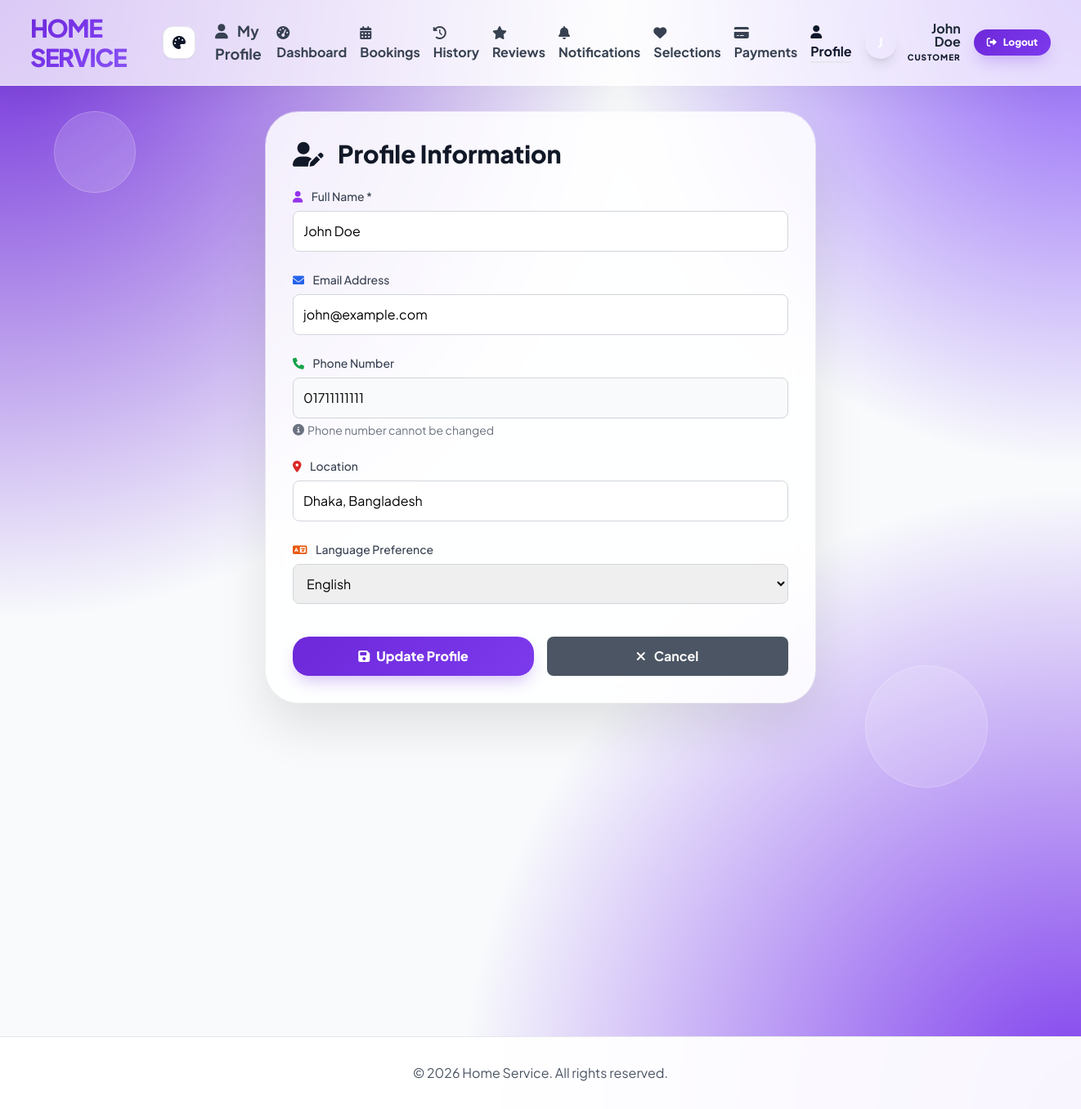
/customer/profile.php (signed in), run on the app's committed database.
### tables this page shows
CREATE TABLE users (
    id INT PRIMARY KEY AUTO_INCREMENT,
    name VARCHAR(100) NOT NULL,
    email VARCHAR(100) UNIQUE,
    phone VARCHAR(20) NOT NULL UNIQUE,
    password VARCHAR(255) NOT NULL,
    language ENUM('en', 'bn') DEFAULT 'en',
    location VARCHAR(100),
    created_at TIMESTAMP DEFAULT CURRENT_TIMESTAMP,
    updated_at TIMESTAMP DEFAULT CURRENT_TIMESTAMP ON UPDATE CURRENT_TIMESTAMP
);

### includes/functions.php (called while the page is built, shortened)
<?php
require_once dirname(__FILE__) . '/../config/database.php';
function isLoggedIn() {
    return isset($_SESSION['user_id']);
}
function getCurrentUser() {
    if (isLoggedIn()) {
        return fetchOne("SELECT * FROM users WHERE id = ?", [$_SESSION['user_id']]);
    }
    return null;
}
function getLanguage() {
    return $_SESSION['language'] ?? 'en';
}
?>

### config/database.php (called while the page is built, shortened)
<?php
function getDBConnection() {
    try {
        $pdo = new PDO("mysql:host=" . DB_HOST . ";dbname=" . DB_NAME . ";charset=utf8", DB_USER, DB_PASS);
        $pdo->setAttribute(PDO::ATTR_ERRMODE, PDO::ERRMODE_EXCEPTION);
        $pdo->setAttribute(PDO::ATTR_DEFAULT_FETCH_MODE, PDO::FETCH_ASSOC);
        $pdo->setAttribute(PDO::ATTR_EMULATE_PREPARES, false);
        return $pdo;
    } catch(PDOException $e) {
        error_log("Database Connection Error: " . $e->getMessage());
        die("Connection failed: " . $e->getMessage());
    }
}
function executeQuery($sql, $params = []) {
    try {
        $pdo = getDBConnection();
        $stmt = $pdo->prepare($sql);
        foreach ($params as $key => $value) {
            if (is_numeric($value)) {
                $stmt->bindValue($key + 1, $value, is_int($value) ? PDO::PARAM_INT : PDO::PARAM_STR);
            } else {
                $stmt->bindValue($key + 1, $value, PDO::PARAM_STR);
            }
        }
        $stmt->execute();
        return $stmt;
    } catch (PDOException $e) {
        error_log("Database Error: " . $e->getMessage() . " SQL: " . $sql . " Params: " . json_encode($params));
        throw $e;
    }
}
function fetchOne($sql, $params = []) {
    $stmt = executeQuery($sql, $params);
    return $stmt->fetch();
}
?>

### customer/profile.php (the view, shortened to what this page needs)
<?php
require_once '../includes/functions.php';
$currentLang = getLanguage();
$user = getCurrentUser();
?>
<!DOCTYPE html>
<html lang="<?php echo $currentLang; ?>">
<head>
    <link rel="stylesheet" href="../assets/ui.css">
    <script src="https://cdn.tailwindcss.com"></script>
    <link href="https://cdnjs.cloudflare.com/ajax/libs/font-awesome/6.0.0/css/all.min.css" rel="stylesheet">
</head>
<body class="premium-bg min-h-screen">
    <div class="floating-particles">
        <div class="particle" style="width: 100px; height: 100px; top: 10%; left: 5%; animation-delay: 0s;"></div>
        <div class="particle" style="width: 150px; height: 150px; top: 60%; left: 80%; animation-delay: 2s;"></div>
        <div class="particle" style="width: 80px; height: 80px; top: 40%; left: 40%; animation-delay: 4s;"></div>
    </div>
    <header class="glass-nav sticky top-0 z-50">
        <nav class="container mx-auto px-4 py-4">
            <div class="flex justify-between items-center">
                <div class="flex items-center space-x-6">
                    <a href="../index.php" class="text-3xl font-black tracking-tighter text-gradient uppercase">
                    </a>
                    <div class="theme-picker" data-theme-picker>
                        <button class="w-10 h-10 rounded-xl bg-white border border-gray-200 flex items-center justify-center text-primary shadow-sm hover:scale-110 transition-transform" data-toggle>
                            <i class="fas fa-palette"></i>
                        </button>
                    </div>
                    <span class="text-gray-700 font-bold text-lg">
                        <i class="fas fa-user text-primary mr-2"></i>
                        <?php echo $currentLang === 'en' ? 'My Profile' : 'আমার প্রোফাইল'; ?>
                    </span>
                </div>
                <div class="flex items-center space-x-4">
                    <a href="dashboard.php" class="font-bold text-gray-700 hover:text-primary transition-colors">
                        <i class="fas fa-tachometer-alt"></i>
                        <?php echo $currentLang === 'en' ? 'Dashboard' : 'ড্যাশবোর্ড'; ?>
                    </a>
                    <a href="bookings.php" class="font-bold text-gray-700 hover:text-primary transition-colors">
                        <i class="fas fa-calendar-alt mr-1"></i>
                        <?php echo $currentLang === 'en' ? 'Bookings' : 'বুকিং'; ?>
                    </a>
                    <a href="service_history.php" class="font-bold text-gray-700 hover:text-primary transition-colors">
                        <i class="fas fa-history mr-1"></i>
                        <?php echo $currentLang === 'en' ? 'History' : 'ইতিহাস'; ?>
                    </a>
                    <a href="reviews.php" class="font-bold text-gray-700 hover:text-primary transition-colors">
                        <i class="fas fa-star"></i>
                        <?php echo $currentLang === 'en' ? 'Reviews' : 'পর্যালোচনা'; ?>
                    </a>
                    <a href="notifications.php" class="font-bold text-gray-700 hover:text-primary transition-colors">
                        <i class="fas fa-bell"></i>
                        <?php echo $currentLang === 'en' ? 'Notifications' : 'বিজ্ঞপ্তি'; ?>
                    </a>
                    <a href="my_selections.php" class="font-bold text-gray-700 hover:text-primary transition-colors">
                        <i class="fas fa-heart"></i>
                        <?php echo $currentLang === 'en' ? 'Selections' : 'নির্বাচন'; ?>
                    </a>
                    <a href="payments.php" class="font-bold text-gray-700 hover:text-primary transition-colors">
                        <i class="fas fa-credit-card"></i>
                        <?php echo $currentLang === 'en' ? 'Payments' : 'পেমেন্ট'; ?>
                    </a>
                    <a href="profile.php" class="font-bold text-primary transition-colors border-b-2 border-primary">
                        <i class="fas fa-user"></i>
                        <?php echo $currentLang === 'en' ? 'Profile' : 'প্রোফাইল'; ?>
                    </a>
                    <div class="flex items-center space-x-3">
                        <div class="w-10 h-10 rounded-full bg-gradient-to-br from-primary to-secondary flex items-center justify-center text-white font-bold shadow-lg">
                        </div>
                        <div class="text-right hidden sm:block">
                            <div class="font-bold text-gray-800 leading-none"><?php echo htmlspecialchars($user['name']); ?></div>
                            <div class="text-[10px] font-black uppercase text-primary tracking-widest mt-1"><?php echo $currentLang === 'en' ? 'Customer' : 'গ্রাহক'; ?></div>
                        </div>
                    </div>
                    <a href="?logout=true" class="btn-primary py-2 px-4 text-xs">
                        <i class="fas fa-sign-out-alt mr-2"></i>
                        <?php echo $currentLang === 'en' ? 'Logout' : 'লগআউট'; ?>
                    </a>
                </div>
            </div>
        </nav>
    </header>
    <div class="container mx-auto px-4 py-8 relative z-10">
        <div class="max-w-2xl mx-auto">
            <div class="glass-card p-8">
                <h1 class="text-3xl font-black text-gray-900 mb-6">
                    <i class="fas fa-user-edit mr-3"></i>
                    <?php echo $currentLang === 'en' ? 'Profile Information' : 'প্রোফাইল তথ্য'; ?>
                </h1>
                <form method="POST" class="space-y-6">
                    <div>
                        <label class="block text-sm font-medium text-gray-700 mb-2">
                            <i class="fas fa-user mr-2 text-purple-600"></i>
                            <?php echo $currentLang === 'en' ? 'Full Name' : 'পূর্ণ নাম'; ?> *
                        </label>
                        <input type="text" name="name" required
                               value="<?php echo htmlspecialchars($user['name']); ?>"
                               class="w-full p-3 border border-gray-300 rounded-lg focus:ring-2 focus:ring-purple-500 focus:border-transparent text-black">
                    </div>
                    <div>
                        <label class="block text-sm font-medium text-gray-700 mb-2">
                            <i class="fas fa-envelope mr-2 text-blue-600"></i>
                            <?php echo $currentLang === 'en' ? 'Email Address' : 'ইমেইল ঠিকানা'; ?>
                        </label>
                        <input type="email" name="email"
                               value="<?php echo htmlspecialchars($user['email'] ?? ''); ?>"
                               class="w-full p-3 border border-gray-300 rounded-lg focus:ring-2 focus:ring-purple-500 focus:border-transparent text-black">
                    </div>
                    <div>
                        <label class="block text-sm font-medium text-gray-700 mb-2">
                            <i class="fas fa-phone mr-2 text-green-600"></i>
                            <?php echo $currentLang === 'en' ? 'Phone Number' : 'ফোন নম্বর'; ?>
                        </label>
                        <input type="tel" value="<?php echo htmlspecialchars($user['phone']); ?>"
                               class="w-full p-3 border border-gray-300 rounded-lg bg-gray-50 text-black" readonly>
                        <p class="text-sm text-gray-500 mt-1 flex items-center">
                            <i class="fas fa-info-circle mr-1"></i>
                            <?php echo $currentLang === 'en' ? 'Phone number cannot be changed' : 'ফোন নম্বর পরিবর্তন করা যায় না'; ?>
                        </p>
                    </div>
                    <div>
                        <label class="block text-sm font-medium text-gray-700 mb-2">
                            <i class="fas fa-map-marker-alt mr-2 text-red-600"></i>
                            <?php echo $currentLang === 'en' ? 'Location' : 'অবস্থান'; ?>
                        </label>
                        <input type="text" name="location"
                               value="<?php echo htmlspecialchars($user['location'] ?? ''); ?>"
                               placeholder="<?php echo $currentLang === 'en' ? 'Enter your location' : 'আপনার অবস্থান লিখুন'; ?>"
                               class="w-full p-3 border border-gray-300 rounded-lg focus:ring-2 focus:ring-purple-500 focus:border-transparent text-black">
                    </div>
                    <div>
                        <label class="block text-sm font-medium text-gray-700 mb-2">
                            <i class="fas fa-language mr-2 text-orange-600"></i>
                            <?php echo $currentLang === 'en' ? 'Language Preference' : 'ভাষার পছন্দ'; ?>
                        </label>
                        <select name="language" class="w-full p-3 border border-gray-300 rounded-lg focus:ring-2 focus:ring-purple-500 focus:border-transparent text-black">
                            <option value="en" <?php echo $user['language'] === 'en' ? 'selected' : ''; ?>>English</option>
                        </select>
                    </div>
                    <div class="flex space-x-4 pt-4">
                        <button type="submit" class="flex-1 btn-primary py-3 px-4">
                            <i class="fas fa-save mr-2"></i>
                            <?php echo $currentLang === 'en' ? 'Update Profile' : 'প্রোফাইল আপডেট করুন'; ?>
                        </button>
                        <a href="dashboard.php" class="flex-1 bg-gray-600 text-white py-3 px-4 rounded-lg font-bold hover:bg-gray-700 transition duration-300 text-center">
                            <i class="fas fa-times mr-2"></i>
                            <?php echo $currentLang === 'en' ? 'Cancel' : 'বাতিল'; ?>
                        </a>
                    </div>
                </form>
            </div>
        </div>
    </div>
    <footer class="bg-white bg-opacity-95 backdrop-blur-sm border-t border-gray-200 py-8 mt-12 relative z-10">
        <div class="container mx-auto px-4 text-center">
            <p class="text-gray-600">&copy; <?php echo date('Y'); ?> Home Service. <?php echo $currentLang === 'en' ? 'All rights reserved.' : 'সর্বস্বত্ব সংরক্ষিত।'; ?></p>
        </div>
    </footer>
</body>
</html>

### assets/ui.css (style rules this page uses)
:root { --primary: #6366f1; --secondary: #8b5cf6; --accent: #f59e0b; --success: #10b981; --warning: #f59e0b; --danger: #ef4444; --info: #3b82f6; --bg: #f8fafc; --text: #0f172a; --muted: #64748b; --card: #ffffff; --ring: rgba(99, 102, 241, 0.3); --shadow: 0 10px 25px -15px rgba(0, 0, 0, 0.25); --shadow-lg: 0 20px 35px -20px rgba(0, 0, 0, 0.3); --shadow-xl: 0 25px 50px -12px rgba(0, 0, 0, 0.4); }
.theme-purple { --primary: #6d28d9; --secondary: #7c3aed; --accent: #8b5cf6; --ring: rgba(109, 40, 217, 0.3); }
* { box-sizing: border-box; font-family: inherit; }
body { font-family: 'Plus Jakarta Sans', 'Inter', sans-serif; line-height: 1.6; color: var(--text); background: var(--bg); transition: background-color 0.3s ease, color 0.3s ease; }
.premium-bg { background-color: var(--bg); background-image: radial-gradient(circle at 0% 0%, var(--primary) 0%, transparent 40%), radial-gradient(circle at 100% 100%, var(--secondary) 0%, transparent 40%), radial-gradient(circle at 100% 0%, var(--accent) 0%, transparent 30%); background-attachment: fixed; min-height: 100vh; position: relative; overflow-x: hidden; }
.floating-particles { position: fixed; top: 0; left: 0; width: 100%; height: 100%; pointer-events: none; z-index: 0; overflow: hidden; }
.particle { position: absolute; background: rgba(255, 255, 255, 0.15); backdrop-filter: blur(5px); -webkit-backdrop-filter: blur(5px); border-radius: 50%; border: 1px solid rgba(255, 255, 255, 0.2); animation: floatParticle 15s ease-in-out infinite; }
.glass-nav { background: rgba(255, 255, 255, 0.75); backdrop-filter: blur(25px); -webkit-backdrop-filter: blur(25px); border-bottom: 1px solid rgba(255, 255, 255, 0.4); box-shadow: 0 10px 40px rgba(0, 0, 0, 0.05); }
.glass-card { background: rgba(255, 255, 255, 0.85); backdrop-filter: blur(25px); -webkit-backdrop-filter: blur(25px); border: 1px solid rgba(255, 255, 255, 0.5); border-radius: 2.5rem; box-shadow: 0 30px 60px rgba(0, 0, 0, 0.1), 0 0 0 1px rgba(255, 255, 255, 0.5); transition: all 0.5s cubic-bezier(0.175, 0.885, 0.32, 1.275); }
.text-gradient { background: linear-gradient(135deg, var(--primary), var(--secondary), var(--accent)); -webkit-background-clip: text; background-clip: text; color: transparent; -webkit-text-fill-color: transparent; font-weight: 800; }
.btn-primary { background: linear-gradient(135deg, var(--primary) 0%, var(--secondary) 100%); color: #fff !important; padding: 1rem 2rem; border-radius: 1.25rem; font-weight: 800; font-size: 1rem; border: none; cursor: pointer; transition: all 0.4s cubic-bezier(0.4, 0, 0.2, 1); box-shadow: 0 10px 20px -5px var(--ring); display: inline-flex; align-items: center; justify-content: center; text-decoration: none; }
.theme-picker { position: relative; }

### data on the page
users: name "John Doe", email "john@example.com", phone "01711111111", location "Dhaka, Bangladesh", language "English"
